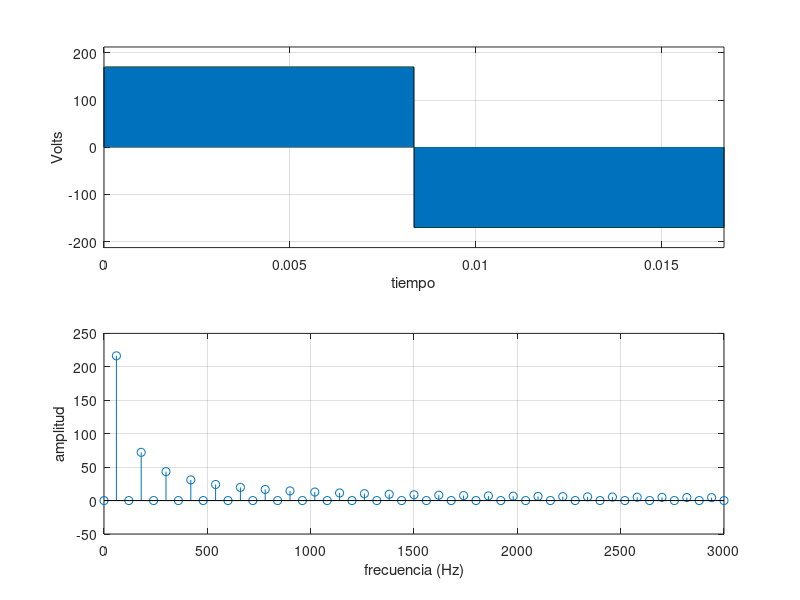
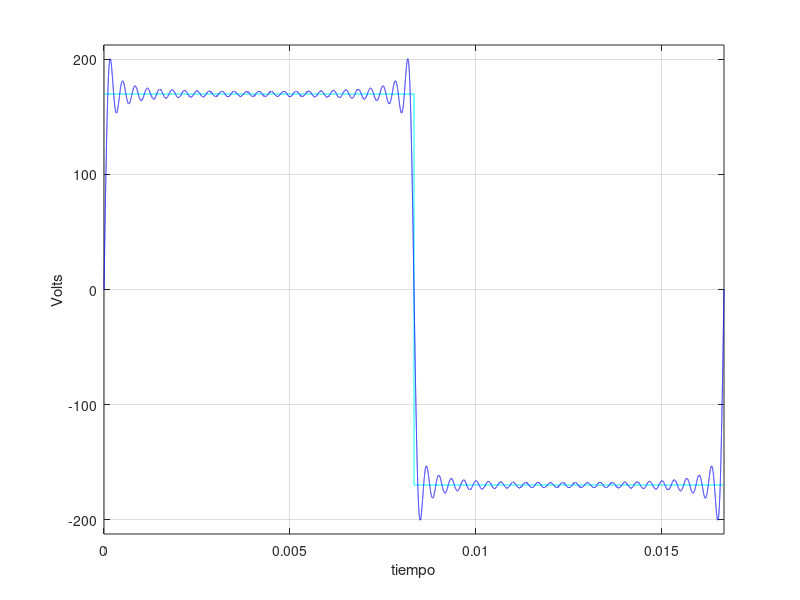

Source code (MATLAB) for these figures, in order:
%% LABORATORIO 3 - PUNTO 5b: ONDA CUADRADA CON 50 ARMÓNICOS
% Objetivo: Incrementar el número de armónicos a M = 50 y observar la
% convergencia y el Fenómeno de Gibbs en las discontinuidades.

clear; clc; close all;

% 1. Definición de parámetros
T = 1/60;
fo = 60;
wo = 2*pi/T;
A = 170;
N = 100000;
t = linspace(0, T, N);

v = zeros(1, N);
v(1:round(N/2)-1) = A;
v(round(N/2):N) = -A;

% 2. Coeficientes para M = 50
a0 = trapz(t, v);
a = [];
b = [];
M = 50; % Número de armónicos

for i = 1:M
    a(i) = 2*trapz(t, v.*cos(i*wo*t))/T;
    b(i) = 2*trapz(t, v.*sin(i*wo*t))/T;
end

n = [0 1:M];
c = [a0 sqrt(a.^2 + b.^2)];

% 3. Gráfica de señal original y espectro (hasta 3000 Hz)
fig1 = figure('Name', 'Punto 5b - Espectro M=50');
subplot(2, 1, 1);
area(t, v);
grid on;
xlabel('tiempo');
ylabel('Volts');
axis([0 1/fo -1.25*A 1.25*A]);

subplot(2, 1, 2);
stem(n*fo, c);
grid on;
xlabel('frecuencia (Hz)');
ylabel('amplitud');

% 4. Gráfica de aproximación temporal y fenómeno de Gibbs
fig2 = figure('Name', 'Punto 5b - Aproximación M=50 y Gibbs');
vf = (a0/T)*ones(1, N);
Mov = struct('cdata', [], 'colormap', []);

for i = 1:M
    vf = vf + a(i)*cos(i*wo*t) + b(i)*sin(i*wo*t);
    plot(t, v, 'c', t, vf, 'b'); grid on;
    xlabel('tiempo'); ylabel('Volts');
    axis([0 1/fo -1.25*A 1.25*A]);
    drawnow;
    Mov(i) = getframe(gcf);
end
movie(fig2, Mov, 1);

% Guardar imágenes
imgDir = fullfile(fileparts(mfilename('fullpath')), '..', 'Informe', 'imagenes');
if ~exist(imgDir, 'dir'); mkdir(imgDir); end
saveas(fig1, fullfile(imgDir, 'punto5b_onda_cuadrada_50armonicos_espectro.png'));
saveas(fig2, fullfile(imgDir, 'punto5b_onda_cuadrada_50armonicos_aprox.png'));

disp('Punto 5b (M = 50 armónicos) completado con éxito.');
